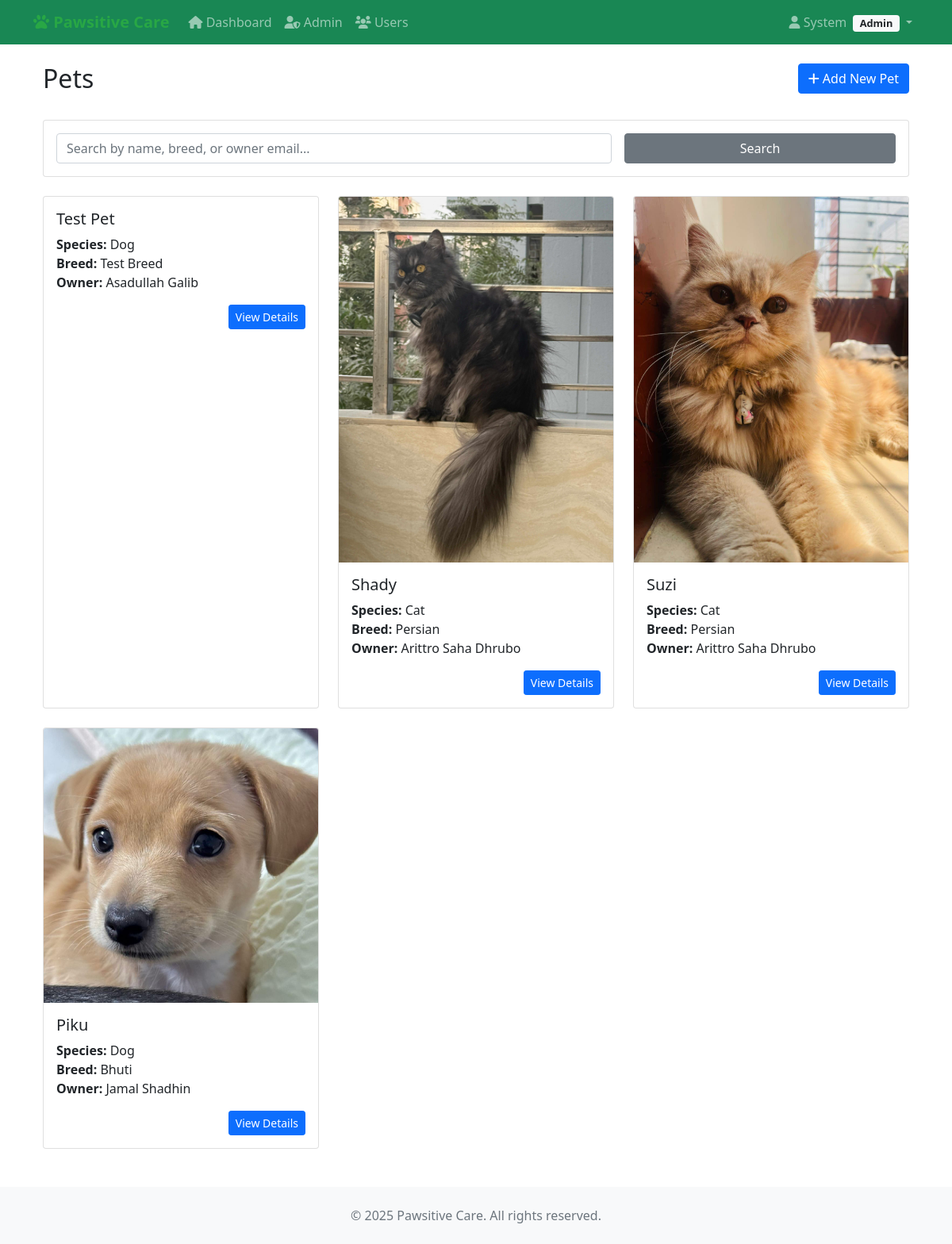
Page /pets/ (signed in) on the earlier database version.
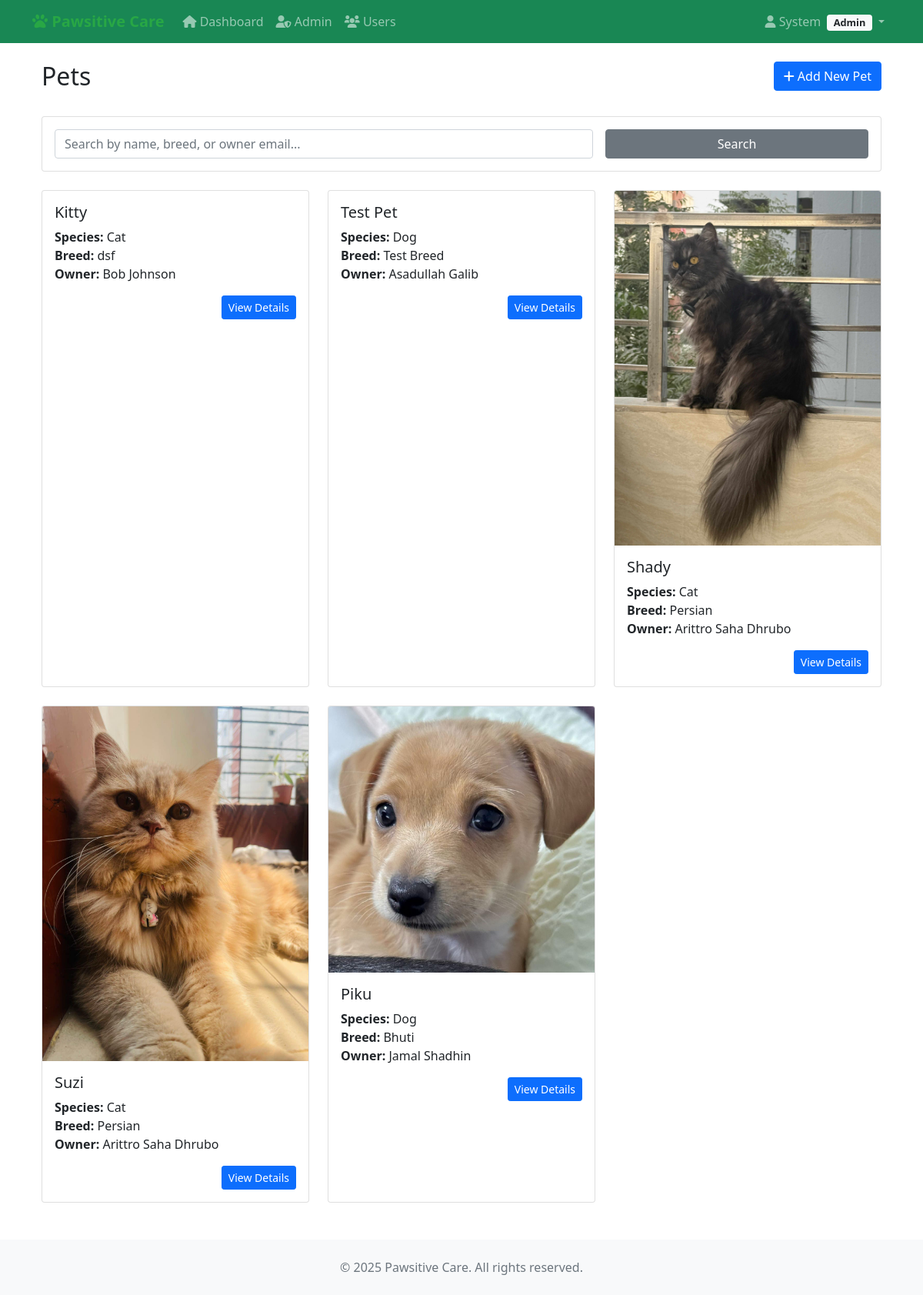
Same page on the later database version.
### accounts/models.py (models this page shows, shortened)
class CustomUser(AbstractUser):
    ROLE_CHOICES = [
        ('admin', 'Admin'),
        ('vet', 'Veterinarian'),
        ('staff', 'Staff'),
        ('client', 'Client'),
    ]
    phone = models.CharField(max_length=20, blank=False)
    address = models.TextField(blank=False)
    role = models.CharField(max_length=10, choices=ROLE_CHOICES, default='client')
    def is_admin(self):
        return self.role == 'admin'

### pets/models.py (models this page shows, shortened)
class Pet(models.Model):
    SPECIES_CHOICES = [
        ('DOG', 'Dog'),
        ('CAT', 'Cat'),
        ('BIRD', 'Bird'),
        ('RABBIT', 'Rabbit'),
        ('HAMSTER', 'Hamster'),
        ('GUINEA_PIG', 'Guinea Pig'),
        ('FISH', 'Fish'),
        ('TURTLE', 'Turtle'),
        ('SNAKE', 'Snake'),
        ('LIZARD', 'Lizard'),
        ('FERRET', 'Ferret'),
        ('HORSE', 'Horse'),
        ('CHICKEN', 'Chicken'),
        ('PARROT', 'Parrot'),
        ('OTHER', 'Other'),
    ]
    GENDER_CHOICES = [
        ('M', 'Male'),
        ('F', 'Female'),
        ('U', 'Unknown'),
    ]
    name = models.CharField(max_length=100)
    species = models.CharField(max_length=10, choices=SPECIES_CHOICES)
    breed = models.CharField(max_length=100, blank=True)
    age = models.IntegerField(help_text="Age in years", null=True, blank=True)
    gender = models.CharField(max_length=1, choices=GENDER_CHOICES, default='U')
    weight = models.DecimalField(max_digits=5, decimal_places=2, null=True, blank=True)
    color = models.CharField(max_length=50, blank=True)
    microchip_id = models.CharField(max_length=50, blank=True, unique=True)
    owner = models.ForeignKey(settings.AUTH_USER_MODEL, on_delete=models.CASCADE, related_name='pets')
    medical_conditions = models.TextField(blank=True)
    special_notes = models.TextField(blank=True)
    vaccination_status = models.CharField(
        max_length=20,
        choices=[
            ('UP_TO_DATE', 'Up to Date'),
            ('DUE_SOON', 'Due Soon'),
            ('OVERDUE', 'Overdue'),
            ('UNKNOWN', 'Unknown')
        ],
        default='UNKNOWN',
        help_text="Current status of pet's vaccinations"
    )
    created_at = models.DateTimeField(auto_now_add=True)
    updated_at = models.DateTimeField(auto_now=True)
    is_active = models.BooleanField(default=True)
    objects = PetQuerySet.as_manager()
    observers = []
    class Meta:
        ordering = ['-created_at']
        indexes = [
            models.Index(fields=['name']),
            models.Index(fields=['owner']),
            models.Index(fields=['species']),
        ]

class PetPhoto(models.Model):
    pet = models.ForeignKey(Pet, on_delete=models.CASCADE, related_name='photos')
    image = models.ImageField(upload_to='pet_photos/%Y/%m/%d/')
    caption = models.CharField(max_length=200, blank=True)
    is_primary = models.BooleanField(default=False)
    uploaded_at = models.DateTimeField(auto_now_add=True)
    class Meta:
        ordering = ['-uploaded_at']

### pets/views.py (the view, shortened to what this page needs)
# urls.py: path('', views.pet_list, name='pet_list'),
@login_required
def pet_list(request):
    if request.user.is_staff:
        pets = Pet.objects.active()
    else:
        pets = Pet.objects.active().for_user(request.user)
    search_form = PetSearchForm(request.GET)
    if search_form.is_valid():
        search_query = search_form.cleaned_data.get('search', '').strip()
        species_filter = search_form.cleaned_data.get('species', '')
        sort_by = search_form.cleaned_data.get('sort_by', '-created_at')
        if search_query:
            pets = pets.search(search_query)
        if species_filter:
            pets = pets.by_species(species_filter)
        valid_sort_fields = ['name', '-name', 'created_at', '-created_at', 'species', '-species']
        if sort_by in valid_sort_fields:
            pets = pets.order_by(sort_by)
    paginator = Paginator(pets, 12)  # Show 12 pets per page
    page = request.GET.get('page')
    pets = paginator.get_page(page)
    context = {
        'pets': pets,
        'search_form': search_form,
        'species_choices': Pet.SPECIES_CHOICES,
    }
    return render(request, 'pets/pet_list.html', context)

### pets/forms.py
class PetSearchForm(forms.Form):
    search = forms.CharField(
        required=False,
        widget=forms.TextInput(attrs={
            'class': 'form-control',
            'placeholder': 'Search by name, breed, owner...',
            'autocomplete': 'off'
        })
    )
    species = forms.ChoiceField(
        required=False,
        choices=[('', 'All Species')] + Pet.SPECIES_CHOICES,
        widget=forms.Select(attrs={
            'class': 'form-control'
        })
    )
    sort_by = forms.ChoiceField(
        required=False,
        choices=[
            ('-created_at', 'Newest First'),
            ('created_at', 'Oldest First'),
            ('name', 'Name A-Z'),
            ('-name', 'Name Z-A'),
            ('species', 'Species A-Z'),
            ('-species', 'Species Z-A'),
        ],
        initial='-created_at',
        widget=forms.Select(attrs={
            'class': 'form-control'
        })
    )

### petmedia/context_processors.py (called while the page is built)
def recent_blog_posts(request):
    try:
        recent_posts = repo_manager.posts.get_recent_posts(limit=3)
        return {'recent_blog_posts': recent_posts}
    except Exception:
        return {'recent_blog_posts': []}

def blog_stats(request):
    try:
        if request.user.is_authenticated:
            user_posts_count = repo_manager.posts.get_by_author(request.user).count()
            return {'user_blog_posts_count': user_posts_count}
        return {'user_blog_posts_count': 0}
    except Exception:
        return {'user_blog_posts_count': 0}

### petmedia/patterns/repository.py (called while the page is built)
    def get_by_author(self, author: 'User') -> QuerySet['BlogPost']:
        return self.model.objects.filter(
            author=author
        ).select_related('category', 'related_pet')

    def get_recent_posts(self, limit: int = 10) -> QuerySet['BlogPost']:
        return self.model.objects.filter(
            is_published=True
        ).order_by('-created_at')[:limit].select_related('author', 'category', 'related_pet')

    @property
    def posts(self) -> BlogPostRepository:
        if self._post_repo is None:
            self._post_repo = BlogPostRepository()
        return self._post_repo

### pets/patterns/repository.py (called while the page is built)
    def active(self):
        return self.filter(is_active=True)

### pets/templates/pets/pet_list.html (shortened to what this page needs)
{% extends 'accounts/base.html' %}
{% block content %}
<div class="container mt-4">
    <div class="row mb-4">
        <div class="col">
            <h2>Pets</h2>
        </div>
        <div class="col text-end">
            <a href="{% url 'pets:pet_create' %}" class="btn btn-primary">
                <i class="fas fa-plus"></i> Add New Pet
            </a>
        </div>
    </div>
    <div class="card mb-4">
        <div class="card-body">
            <form method="get" class="row g-3">
                <div class="col-md-8">
                    <input type="text" name="search" class="form-control"
                           placeholder="Search by name, breed, or owner email..."
                           value="{{ search_query }}">
                </div>
                <div class="col-md-4">
                    <button type="submit" class="btn btn-secondary w-100">Search</button>
                </div>
            </form>
        </div>
    </div>
    <div class="row row-cols-1 row-cols-md-3 g-4">
        {% for pet in pets %}
        <div class="col">
            <div class="card h-100">
                {% if pet.photos.exists %}
                <img src="{{ pet.photos.first.image.url }}" class="card-img-top" alt="{{ pet.name }}">
                {% endif %}
                <div class="card-body">
                    <h5 class="card-title">{{ pet.name }}</h5>
                    <p class="card-text">
                        <strong>Species:</strong> {{ pet.get_species_display }}<br>
                        <strong>Breed:</strong> {{ pet.breed }}<br>
                        <strong>Owner:</strong> {{ pet.owner.get_full_name }}
                    </p>
                    <div class="text-end">
                        <a href="{% url 'pets:pet_detail' pet.pk %}" class="btn btn-primary btn-sm">
                            View Details
                        </a>
                    </div>
                </div>
            </div>
        </div>
        {% empty %}
        <div class="col-12">
            <div class="alert alert-info">
                No pets found.
            </div>
        </div>
        {% endfor %}
    </div>
</div>
{% endblock %}

### accounts/templates/accounts/base.html (shortened to what this page needs)
<!DOCTYPE html>
<html lang="en">
<head>
  <link href="https://cdn.jsdelivr.net/npm/bootstrap@5.1.3/dist/css/bootstrap.min.css" rel="stylesheet">
  <link href="https://cdnjs.cloudflare.com/ajax/libs/font-awesome/6.0.0/css/all.min.css" rel="stylesheet">
</head>
<body>
  <nav class="navbar navbar-expand-lg navbar-dark bg-success">
    <div class="container">
      <a class="navbar-brand" href="{% url 'accounts:client_dashboard' %}">
        <i class="fas fa-paw"></i> Pawsitive Care
      </a>
      <div class="collapse navbar-collapse" id="navbarNav">
        <ul class="navbar-nav me-auto">
          {% if user.is_authenticated %}
          <li class="nav-item">
            <a class="nav-link" href="{% url 'accounts:client_dashboard' %}">
              <i class="fas fa-home"></i> Dashboard
            </a>
          </li>
          {% if user.is_admin %}
          <li class="nav-item">
            <a class="nav-link" href="{% url 'accounts:admin_dashboard' %}">
              <i class="fas fa-user-shield"></i> Admin
            </a>
          </li>
          <li class="nav-item">
            <a class="nav-link" href="{% url 'accounts:user_management' %}">
              <i class="fas fa-users"></i> Users
            </a>
          </li>
          {% elif user.is_vet %}
          <li class="nav-item">
            <a class="nav-link" href="{% url 'accounts:vet_dashboard' %}">
              <i class="fas fa-stethoscope"></i> Vet Panel
            </a>
          </li>
          {% elif user.is_staff_member %}
          <li class="nav-item">
            <a class="nav-link" href="{% url 'accounts:staff_dashboard' %}">
              <i class="fas fa-user-tie"></i> Staff Panel
            </a>
          </li>
          {% endif %}
          {% endif %}
        </ul>
        <ul class="navbar-nav">
          {% if user.is_authenticated %}
          <li class="nav-item dropdown">
            <a class="nav-link dropdown-toggle" href="#" id="navbarDropdown" role="button" data-bs-toggle="dropdown">
              <i class="fas fa-user"></i>
              {{ user.first_name|default:user.username }}
              <span class="badge bg-light text-dark role-badge ms-1">
                {{ user.get_role_display }}</span>
            </a>
          </li>
          {% endif %}
        </ul>
      </div>
    </div>
  </nav>
  <main class="container mt-4">
    {% block content %}
    {% endblock %}
  </main>
  <footer class="bg-light mt-5 py-4">
    <div class="container text-center">
      <p class="text-muted mb-0">&copy; 2025 Pawsitive Care. All rights reserved.</p>
    </div>
  </footer>
</body>
</html>

### accounts/templates/accounts/base.html (style rules this page uses)
.navbar-brand { font-weight: bold; color: #28a745 !important; }
.role-badge { font-size: 0.8em; }

Differences in the rows shown:
added Pet: name "Kitty", species "Cat", breed "dsf", owner.get_full_name "Bob Johnson"
